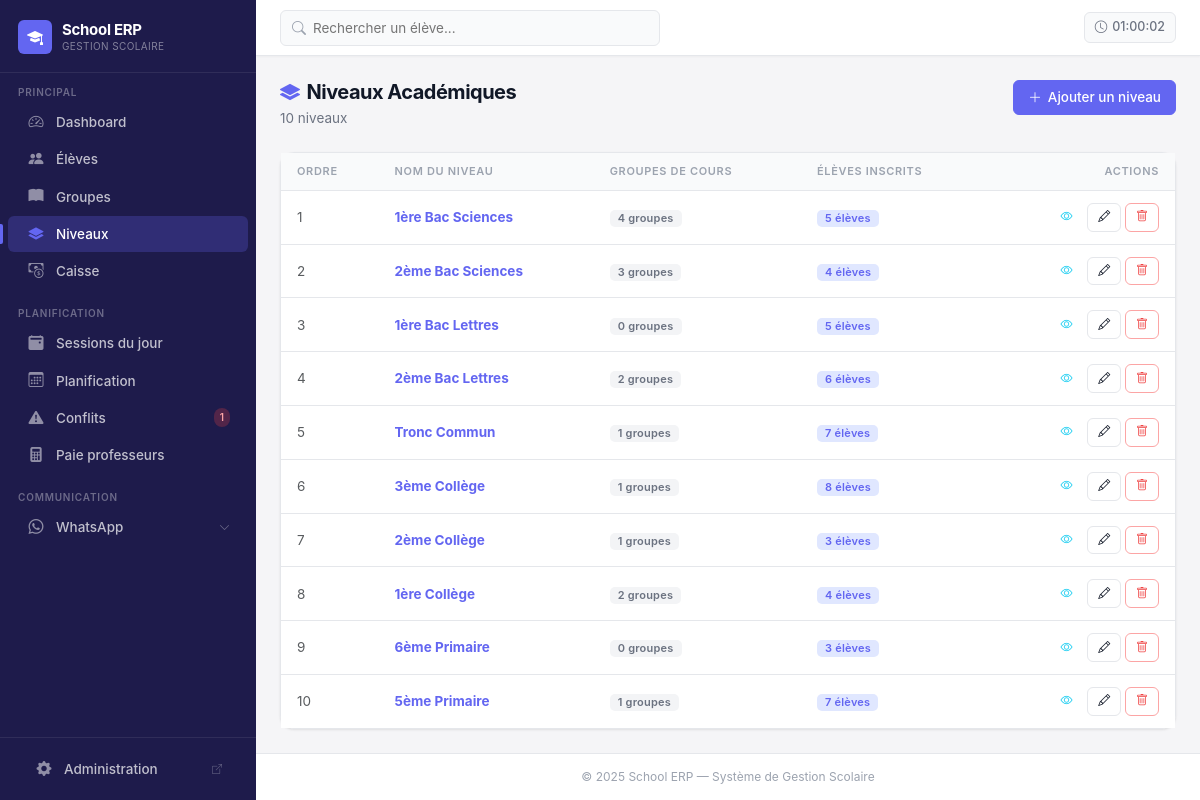
The page /levels/ (signed in) on the database its author committed.
### core/models.py (models this page shows, shortened)
class Level(models.Model):
    name = models.CharField(max_length=100, unique=True, verbose_name="Nom du niveau")
    order = models.PositiveIntegerField(default=0, verbose_name="Ordre d'affichage")
    class Meta:
        verbose_name = "Niveau"
        verbose_name_plural = "Niveaux"
        ordering = ['order', 'name']

### core/views.py (the view)
# urls.py: path('levels/', views.levels_list, name='levels_list'),
def levels_list(request):
    from .models import Level
    levels = Level.objects.all().order_by('order', 'name')
    return render(request, 'core/levels_list.html', {'levels': levels})

### core/context_processors.py (called while the page is built)
def conflicts_count(request):
    CACHE_KEY = 'sidebar_conflict_count'
    CACHE_TTL = getattr(settings, 'CONFLICT_CACHE_TTL', 30)  # seconds
    count = cache.get(CACHE_KEY)
    if count is None:
        try:
            from .utils import detect_all_conflicts
            data = detect_all_conflicts()
            count = len(data.get('schedule_conflicts', []))
        except Exception:
            count = 0
        cache.set(CACHE_KEY, count, CACHE_TTL)
    return {'conflict_count': count}

### core/templatetags/nav_active.py (called while the page is built)
@register.simple_tag(takes_context=True)
def active_if(context, *names):
    request = context.get("request")
    if not request or not request.resolver_match:
        return ""
    return "active" if request.resolver_match.url_name in names else ""

### templates/core/levels_list.html (shortened to what this page needs)
{% extends 'core/base.html' %}
{% block content %}
<div class="page-header d-flex align-items-start justify-content-between">
  <div>
    <h1 class="page-title"><i class="bi bi-layers-fill me-2" style="color:var(--primary);"></i>Niveaux Académiques</h1>
    <p class="page-subtitle">{{ levels|length }} niveau{{ levels|length|pluralize:"x" }}</p>
  </div>
  <a href="{% url 'core:level_create' %}" class="btn btn-primary">
    <i class="bi bi-plus-lg"></i> Ajouter un niveau
  </a>
</div>
{% if levels %}
  <div class="card">
    <div class="card-body p-0">
      <div class="table-responsive">
        <table class="table mb-0">
          <thead class="table-light">
            <tr>
              <th>Ordre</th>
              <th>Nom du niveau</th>
              <th>Groupes de cours</th>
              <th>Élèves inscrits</th>
              <th class="text-end">Actions</th>
            </tr>
          </thead>
          <tbody>
            {% for level in levels %}
              <tr>
                <td class="align-middle text-muted">{{ level.order }}</td>
                <td class="align-middle fw-600">
                  <a href="{% url 'core:level_detail' level.id %}" class="text-decoration-none fw-bold" style="color:var(--primary);">
                    {{ level.name }}
                  </a>
                </td>
                <td class="align-middle">
                  <span class="badge badge-secondary">{{ level.course_groups.count }} groupes</span>
                </td>
                <td class="align-middle">
                  <span class="badge" style="background:var(--primary-light); color:var(--primary);">
                    {{ level.students.count }} élèves
                  </span>
                </td>
                <td class="align-middle text-end">
                  <a href="{% url 'core:level_detail' level.id %}" class="btn btn-sm btn-icon btn-outline-info" title="Détails">
                    <i class="bi bi-eye"></i>
                  </a>
                  <a href="{% url 'core:level_edit' level.id %}" class="btn btn-sm btn-icon btn-outline-primary" title="Modifier">
                    <i class="bi bi-pencil"></i>
                  </a>
                  <a href="{% url 'core:level_delete_confirm' level.id %}" class="btn btn-sm btn-icon btn-outline-danger" title="Supprimer">
                    <i class="bi bi-trash"></i>
                  </a>
                </td>
              </tr>
            {% endfor %}
          </tbody>
        </table>
      </div>
    </div>
  </div>
{% endif %}
{% endblock %}

### templates/core/base.html (style rules this page uses)
:root { --font-sans: 'Inter', system-ui, -apple-system, sans-serif; --primary: #6366f1; --primary-dark: #4f46e5; --primary-light: #e0e7ff; --primary-rgb: 99, 102, 241; --sidebar-bg: #1e1b4b; --sidebar-hover: rgba(255, 255, 255, 0.07); --sidebar-active: rgba(99, 102, 241, 0.25); --sidebar-text: rgba(255, 255, 255, 0.72); --sidebar-text-active: #ffffff; --sidebar-accent: #6366f1; --sidebar-width: 256px; --body-bg: #f5f5f7; --surface: #ffffff; --surface-alt: #f9fafb; --border: #e5e7eb; --border-focus: #6366f1; --text-primary: #111827; --text-secondary: #6b7280; --text-muted: #9ca3af; --success: #10b981; --warning: #f59e0b; --danger: #ef4444; --info: #3b82f6; --shadow-xs: 0 1px 2px rgba(0, 0, 0, 0.04); --shadow-sm: 0 1px 3px rgba(0, 0, 0, 0.06), 0 1px 2px rgba(0, 0, 0, 0.04); --shadow-md: 0 4px 6px rgba(0, 0, 0, 0.05), 0 2px 4px rgba(0, 0, 0, 0.04); --shadow-lg: 0 10px 15px rgba(0, 0, 0, 0.05), 0 4px 6px rgba(0, 0, 0, 0.04); --radius-sm: 6px; --radius-md: 10px; --radius-lg: 14px; --radius-xl: 18px; }
*, *::before, *::after { box-sizing: border-box; }
html, body { height: 100%; font-family: var(--font-sans); font-size: 14px; background: var(--body-bg); color: var(--text-primary); -webkit-font-smoothing: antialiased; }
.page-header { margin-bottom: 24px; }
.page-title { font-size: 20px; font-weight: 700; color: var(--text-primary); letter-spacing: -0.025em; margin: 0; }
.page-subtitle { font-size: 13.5px; color: var(--text-secondary); margin: 4px 0 0; }
.card { background: var(--surface); border: 1px solid var(--border); border-radius: var(--radius-lg); box-shadow: var(--shadow-sm); transition: box-shadow 0.2s, transform 0.2s; }
.card-body { padding: 20px; }
.table { border-collapse: separate; border-spacing: 0; font-size: 13.5px; }
.table thead th { font-size: 11px; font-weight: 600; letter-spacing: 0.06em; text-transform: uppercase; color: var(--text-muted); border-bottom: 1px solid var(--border); background: var(--surface-alt); padding: 10px 16px; white-space: nowrap; }
.table tbody td { padding: 12px 16px; border-bottom: 1px solid var(--border); vertical-align: middle; color: var(--text-primary); }
.table tbody tr:last-child td { border-bottom: none; }
.badge { font-size: 11px; font-weight: 600; letter-spacing: 0.02em; padding: 3px 8px; border-radius: 5px; }
.badge-secondary { background: #f3f4f6; color: #6b7280; }
.btn { font-family: var(--font-sans); font-size: 13.5px; font-weight: 500; border-radius: var(--radius-sm); padding: 7px 14px; transition: all 0.15s; display: inline-flex; align-items: center; gap: 6px; line-height: 1.4; border: 1px solid transparent; }
.btn-primary { background: var(--primary); border-color: var(--primary); color: #ffffff; }
.btn-outline-primary { background: transparent; border-color: var(--border); color: var(--text-primary); }
.btn-outline-danger { background: transparent; border-color: #fca5a5; color: var(--danger); }
.btn-sm { font-size: 12px; padding: 5px 10px; border-radius: 6px; }

### rows shown on the page
Level: order "1", name "1ère Bac Sciences", course_groups.count "4", students.count "5"
Level: order "2", name "2ème Bac Sciences", course_groups.count "3", students.count "4"
Level: order "3", name "1ère Bac Lettres", course_groups.count "0", students.count "5"
Level: order "4", name "2ème Bac Lettres", course_groups.count "2", students.count "6"
Level: order "5", name "Tronc Commun", course_groups.count "1", students.count "7"
Level: order "6", name "3ème Collège", course_groups.count "1", students.count "8"
Level: order "7", name "2ème Collège", course_groups.count "1", students.count "3"
Level: order "8", name "1ère Collège", course_groups.count "2", students.count "4"
Level: order "9", name "6ème Primaire", course_groups.count "0", students.count "3"
Level: order "10", name "5ème Primaire", course_groups.count "1", students.count "7"

### other values the page prints
{{ conflict_count }} "1"
{{ levels|length }} "10"
